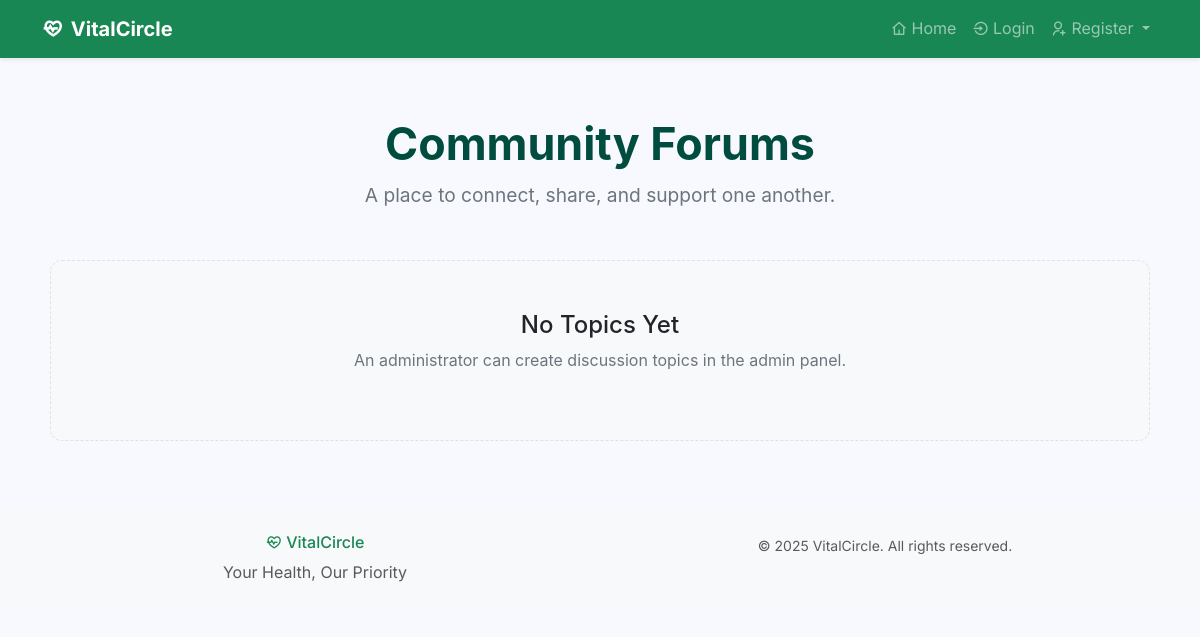
/forums/, run on an earlier commit of the app's database.
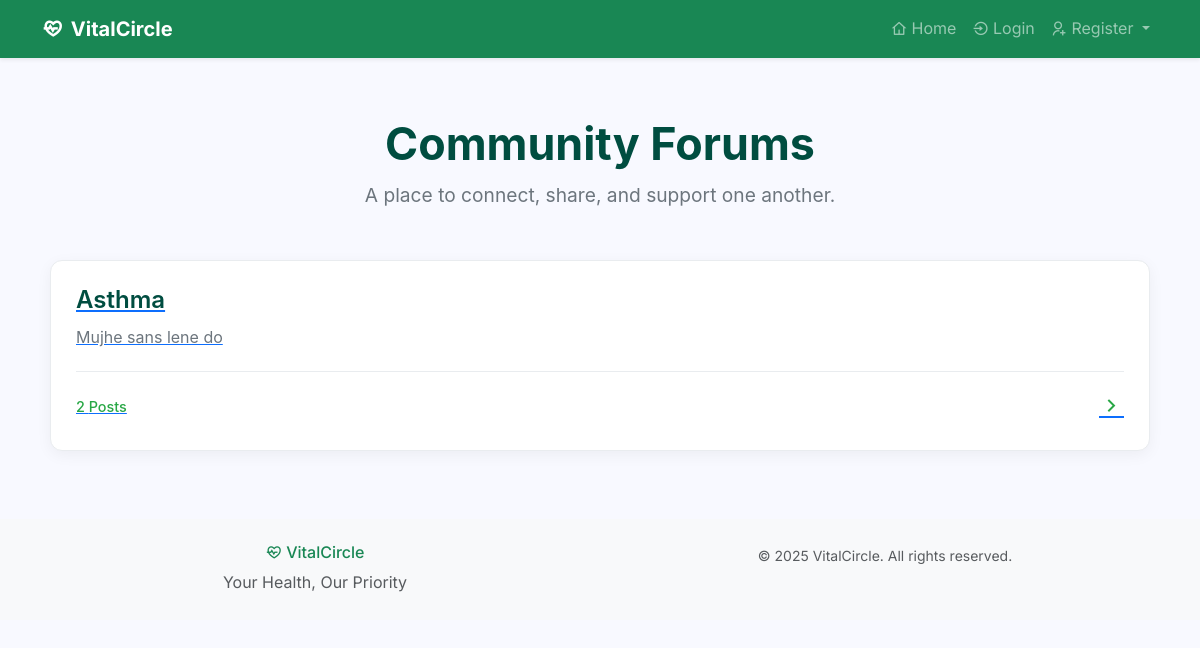
And on a later commit of the database.
### forums/models.py (models this page shows, shortened)
class Topic(models.Model):
    name = models.CharField(max_length=100, unique=True)
    slug = models.SlugField(max_length=100, unique=True, blank=True)
    description = models.TextField(max_length=255)

### forums/views.py (the view)
# urls.py: path('', ForumListView.as_view(), name='forum_list'),
class ForumListView(View):
    def get(self, request):
        topics = Topic.objects.all()
        return render(request, 'forums/forum_list.html', {'topics': topics})

### forums/templates/forums/forum_list.html (shortened to what this page needs)
{% extends 'base.html' %}
{% block content %}
<div style="max-width: 1140px; margin: 40px auto; padding: 20px; font-family: -apple-system, BlinkMacSystemFont, 'Segoe UI', Roboto, sans-serif;">
    <div style="text-align: center; margin-bottom: 50px;">
        <h1 style="font-size: 2.8rem; font-weight: 700; color: #004d40; margin-bottom: 0.5rem;">Community Forums</h1>
        <p style="font-size: 1.2rem; color: #6c757d; max-width: 600px; margin: 0 auto;">A place to connect, share, and support one another.</p>
    </div>
    <div class="topic-list-grid">
        {% for topic in topics %}
            <a href="{% url 'topic_post_list' topic.slug %}" class="topic-card-link">
                <div class="topic-card" style="background-color: #fff; border: 1px solid #e9ecef; border-radius: 12px; padding: 25px; height: 100%; display: flex; flex-direction: column; justify-content: space-between; box-shadow: 0 4px 15px rgba(0, 0, 0, 0.05);">
                    <div class="topic-card-content">
                        <h3 style="font-size: 1.5rem; font-weight: 600; color: #004d40; margin-top: 0; margin-bottom: 10px;">{{ topic.name }}</h3>
                        <p style="color: #6c757d; line-height: 1.6; margin-bottom: 20px;">{{ topic.description }}</p>
                    </div>
                    <div class="topic-card-footer" style="display: flex; justify-content: space-between; align-items: center; border-top: 1px solid #e9ecef; padding-top: 15px; margin-top: auto;">
                        <span style="font-size: 0.9rem; font-weight: 500; color: #28a745;">{{ topic.posts.count }} Post{{ topic.posts.count|pluralize }}</span>
                        <span class="topic-icon" style="font-size: 1.5rem; color: #28a745;">
                            <i class="ri-arrow-right-s-line"></i>
                        </span>
                    </div>
                </div>
            </a>
        {% empty %}
            <div style="grid-column: 1 / -1; text-align: center; padding: 50px; background: #f8f9fa; border: 1px dashed #dee2e6; border-radius: 12px;">
                <h4 style="color: #212529;">No Topics Yet</h4>
                <p style="color: #6c757d;">An administrator can create discussion topics in the admin panel.</p>
            </div>
        {% endfor %}
    </div>
</div>
{% endblock %}

What changed in the data, as far as the page shows it:
added Topic: name "Asthma", description "Mujhe sans lene do", posts.count "2"
Also different on the page:
text no longer shown: "No Topics Yet An administrator can create discussion topics in the admin panel."
